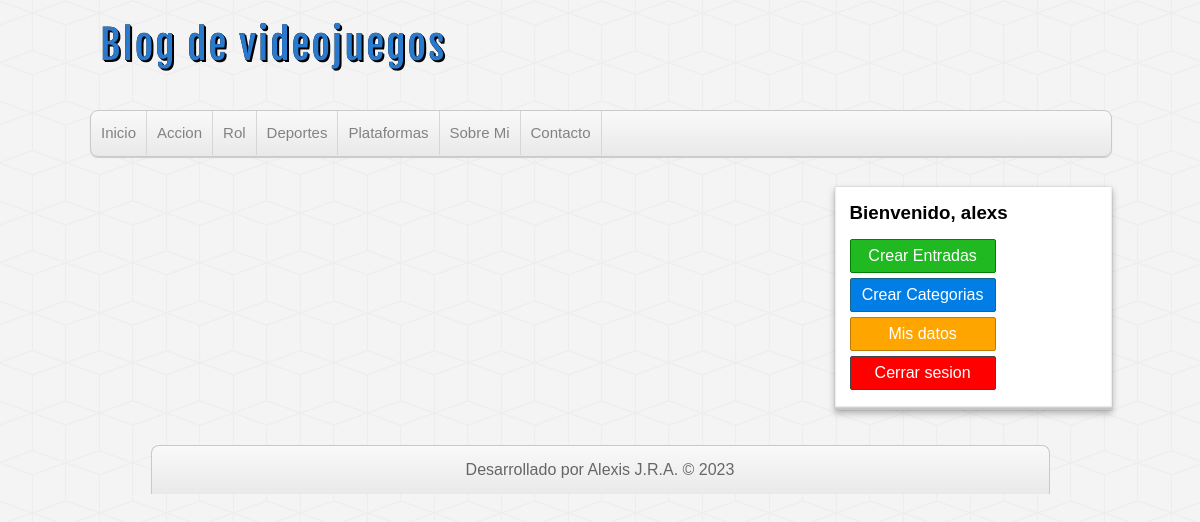
/crear-categoria.php (signed in), run on the app's committed database.
### tables this page shows
CREATE TABLE `categorias` (
  `id` int(255) NOT NULL AUTO_INCREMENT,
  `nombre` varchar(100) DEFAULT NULL,
  PRIMARY KEY (`id`)
);

### crear-categoria.php (called while the page is built, shortened)
<?php
require_once 'includes/cabecera.php';
require_once 'includes/lateral.php';
?>
<?php require_once 'includes/pie.php';?>

### includes/helpers.php (called while the page is built, shortened)
<?php
function conseguirCategorias($conexiondb){
    $sql = "SELECT * FROM categorias ORDER BY id ASC;";
    $categorias=mysqli_query($conexiondb, $sql);
    if ($categorias && mysqli_num_rows($categorias)>=1){
        $result=$categorias;
    }
    return $result;
}

### includes/cabecera.php (the view, shortened to what this page needs)
<?php
require_once('conexion.php');
require_once ('helpers.php');?>
<!doctype html>
<html lang="es">
<head>
    <link rel="stylesheet" href="assets/css/style.css">
</head>
<header id="cabecera">
    <div id="logo">
        <a href="index.php">
            Blog de videojuegos
        </a>
    </div>
    <nav id="menu">
        <ul>
            <li>
                <a href="index.php">Inicio</a>
            </li>
            <?php $categorias = conseguirCategorias($conexiondb);?>
            <?php if (!empty($categorias)):?>
            <?php while ($categoria=mysqli_fetch_assoc($categorias)):?>
                <li>
                    <a href="categoria.php?id=<?=$categoria['id']?>"><?=$categoria['nombre']?></a>
                </li>
            <?php endwhile;?>
            <?php endif;?>
            <li>
                <a href="index.php">Sobre Mi</a>
            </li>
            <li>
                <a href="index.php">Contacto</a>
            </li>
        </ul>
    </nav>
</header>

### assets/css/style.css (style rules this page uses)
* { margin: 0px; padding: 0px; font-family: sans-serif, Helvetica, Arial; text-decoration: none; }
#cabecera { width: 85%; height: auto; background: transparent; margin: 0px auto; }
#logo { float:left; width: 540px; height: 110px; }
#logo a { font-family: "fajala", Helvetica; font-size: 40px; letter-spacing: 2px; color: #2979CD; text-shadow: 0px 0px 0px black, 1px 1px 0px black, 2px 2px 0px black; transition: all 500ms; line-height: 90px; margin-left: 10px; }
#menu { clear: both; width: 100%; height: 45px; background: linear-gradient(to bottom, #f9f9f9 0px, #e9e9e9 100%); border: 1px solid #C9C9C9; border-radius: 8px; box-shadow: 0px 1px 1px #ccc; overflow: hidden; }
#menu ul { list-style: none; }
#menu ul li { float: left; line-height: 44px; border-right: 1px solid #D6D6D6; }
#menu ul li a { display: block; padding-left: 10px; padding-right: 10px; font-size: 15px; color: #838282; }

### data on the page
categorias: nombre "Accion"
categorias: nombre "Rol"
categorias: nombre "Deportes"
categorias: nombre "Plataformas"

### other printed values
$_SESSION['usuario']['nombre'] "alexs"
